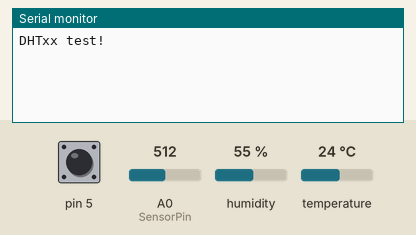
Recording of a sketch running on a simulated Arduino Uno, built with avr-gcc and run on an emulated ATmega328P. Shown: the last lines printed to the serial monitor. The test bench sets the inputs (shaded band); at power-on: humidity 55 %, A0 (SensorPin) = 512, temperature 24 °C, pin 5 HIGH.

Above: at 1.2 s.
1.3 s: humidity set to 22 %
At 2.8 s:
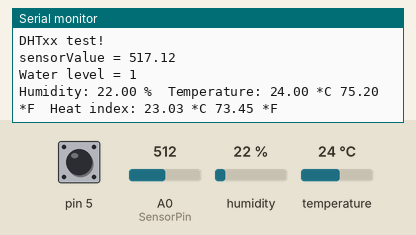
3.6 s: A0 (SensorPin) set to 716
At 4.9 s:
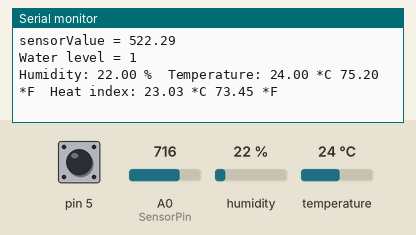
5.1 s: temperature set to 12 °C
6.6 s: pin 5 pulled LOW for 3.2 s
11.3 s: A0 (SensorPin) set to 900
At 12.0 s:
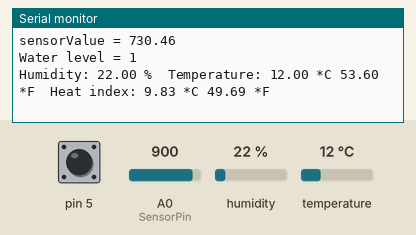
12.8 s: humidity set to 40 %
At 14.0 s:
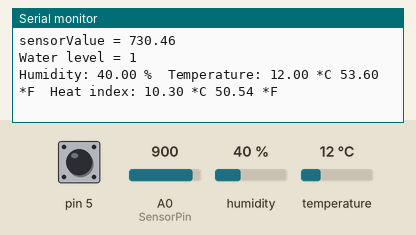
Timing chart, 0 to 15.3 s (numbered marks = the images above; inputs shaded):
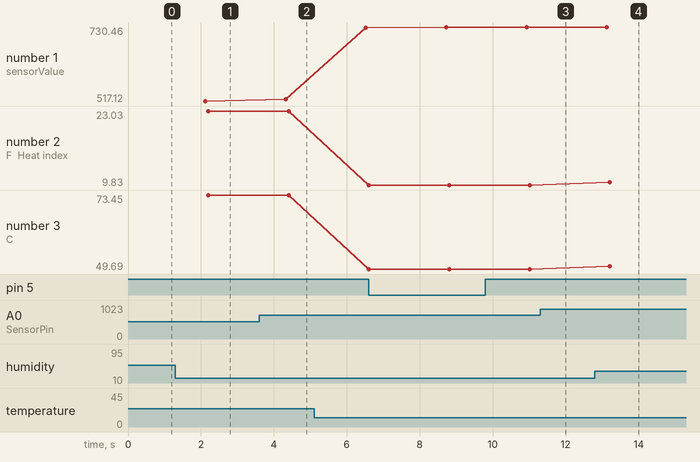

Measured:
- after the input at 1.3 s, the serial monitor: prints a new line after 0.90 s (image 1)
- after the input at 12.8 s, the serial monitor: prints a new line after 0.41 s (image 4)
- plotted number 2: 9.83 → 10.3 after the input at 12.8 s
- plotted number 3: 49.69 → 50.54 after the input at 12.8 s

The sketch:

DooHHH.ino
```cpp
#include "DHT.h"
#define DHTPIN 2     // what digital pin we're connected to
#define DHTTYPE DHT22   // DHT 22  (AM2302), AM2321
#define SensorPin A0

DHT dht(DHTPIN, DHTTYPE);

float sensorValue = 0;

void setup() {
  pinMode(5, INPUT_PULLUP);
  Serial.begin(115200);
  Serial.println("DHTxx test!");

  dht.begin();
}

void loop() {
  for (int i = 0; i <= 100; i++)
  {
      sensorValue = sensorValue + analogRead(SensorPin);
  delay(1);
  }
  // Wait a few seconds between measurements.
  delay(2000);

  // Reading temperature or humidity takes about 250 milliseconds!
  // Sensor readings may also be up to 2 seconds 'old' (its a very slow sensor)
  float h = dht.readHumidity();
  // Read temperature as Celsius (the default)
  float t = dht.readTemperature();
  // Read temperature as Fahrenheit (isFahrenheit = true)
  float f = dht.readTemperature(true);

  // Check if any reads failed and exit early (to try again).
  if (isnan(h) || isnan(t) || isnan(f)) {
    Serial.println("Failed to read from DHT sensor!");
    return;
  }
    {
        // Compute heat index in Fahrenheit (the default)
  float hif = dht.computeHeatIndex(f, h);
  // Compute heat index in Celsius (isFahreheit = false)
  float hic = dht.computeHeatIndex(t, h, false);

  }
  {
  sensorValue = sensorValue/100.0;
  Serial.print("sensorValue = ");
  Serial.println(sensorValue);
  delay(30);
  }
  {
  Serial.print("Water level = ");
  Serial.println(digitalRead(5));
  delay(50);
  }
  // Compute heat index in Fahrenheit (the default)
  float hif = dht.computeHeatIndex(f, h);
  // Compute heat index in Celsius (isFahreheit = false)
  float hic = dht.computeHeatIndex(t, h, false);

  Serial.print("Humidity: ");
  Serial.print(h);
  Serial.print(" %\t");
  Serial.print("Temperature: ");
  Serial.print(t);
  Serial.print(" *C ");
  Serial.print(f);
  Serial.print(" *F\t");
  Serial.print("Heat index: ");
  Serial.print(hic);
  Serial.print(" *C ");
  Serial.print(hif);
  Serial.println(" *F");
  }
```
